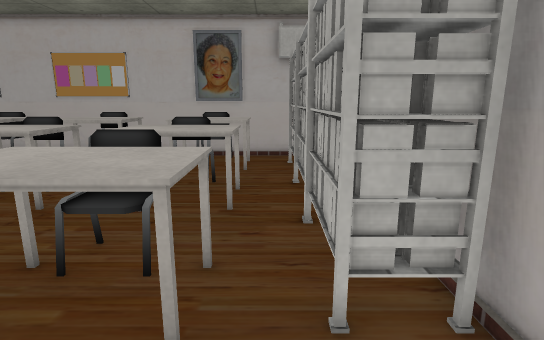
View 1 (above)

21 first-person views from a walk through a 3-D level made in the Unity game engine. The camera is 1.5 m above the floor, tilts 12° down and sees 80° across. The floor is counted in squares, 0.5 m on a side. Each view is taken from the middle of a square. On the plan, view 1 faces up. The plan holds only what a view shows up to about 20 squares ahead; the rest is blank. The player is left out. Door leaves are left out, so doorways stand open. Some surface patterns are stand-ins.

View 2
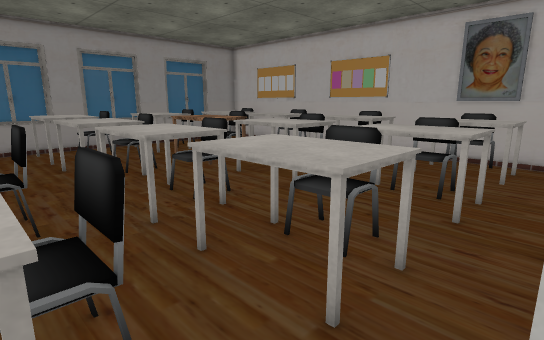

View 3
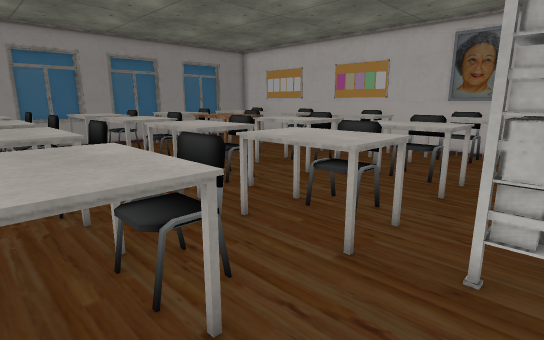

View 4
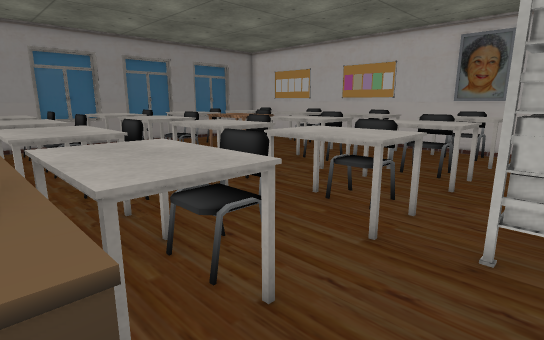

View 5
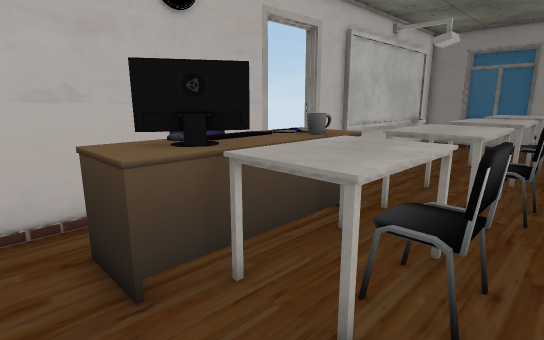

View 6
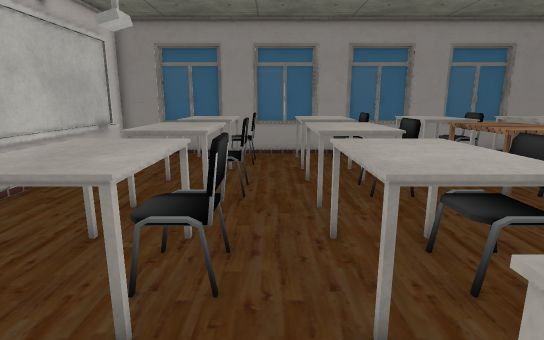

View 7
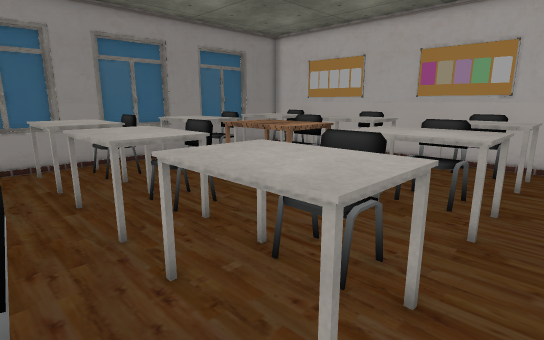

View 8
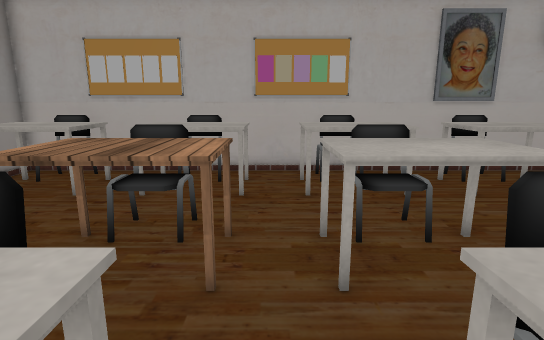

View 9
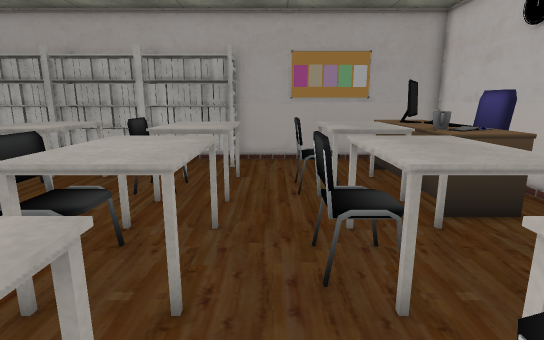

View 10
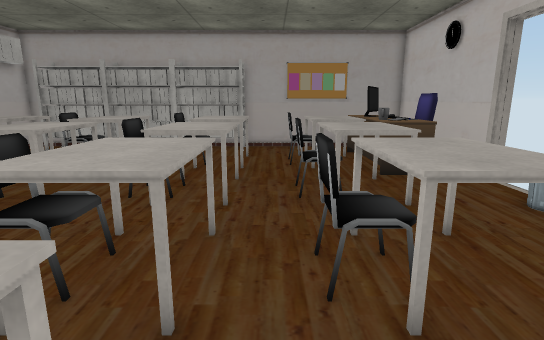

View 11
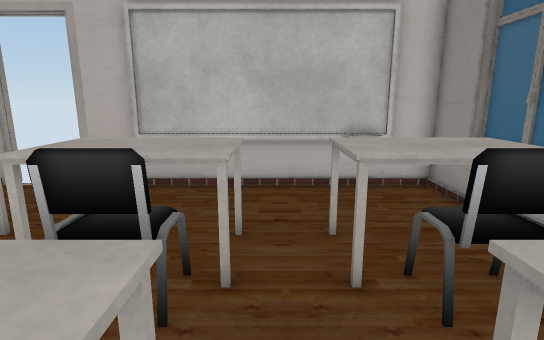

View 12
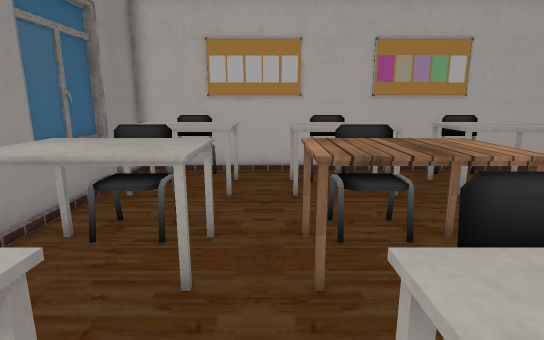

View 13
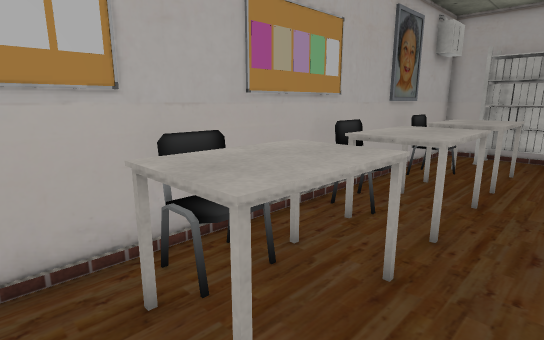

View 14
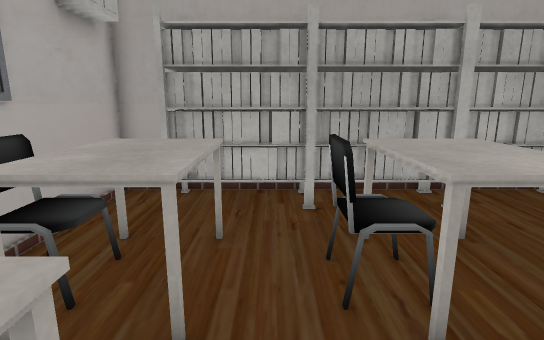

View 15
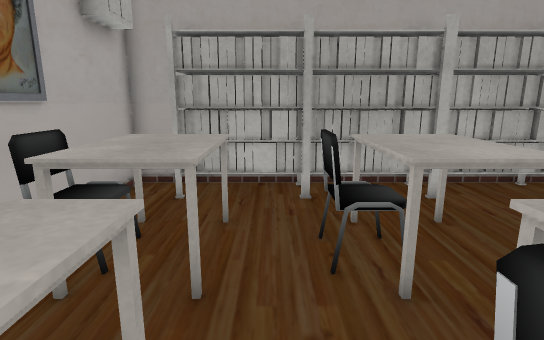

View 16
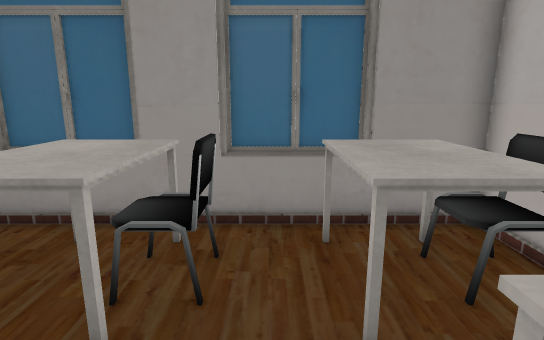

View 17
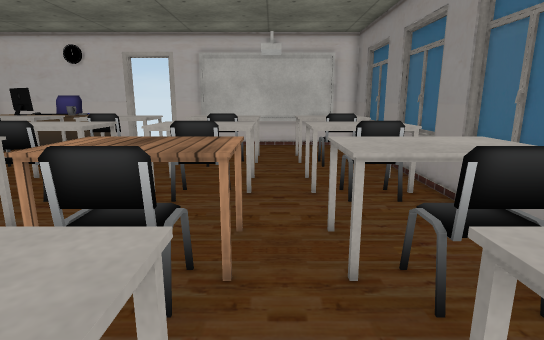

View 18
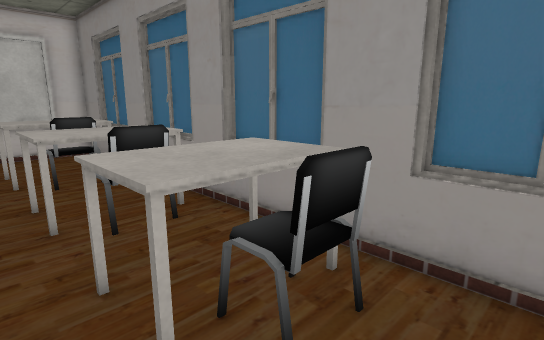

View 19
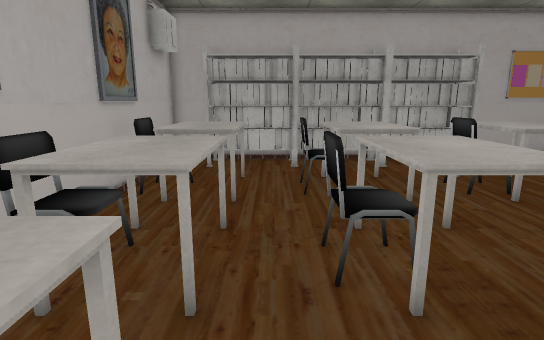

View 20
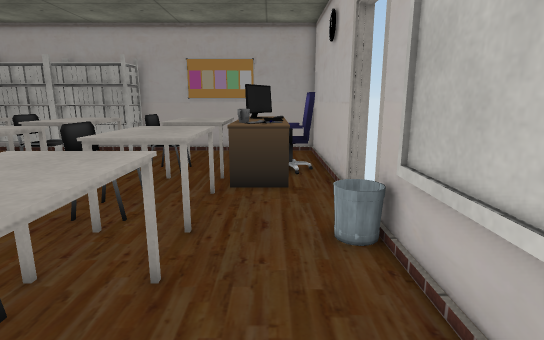

View 21
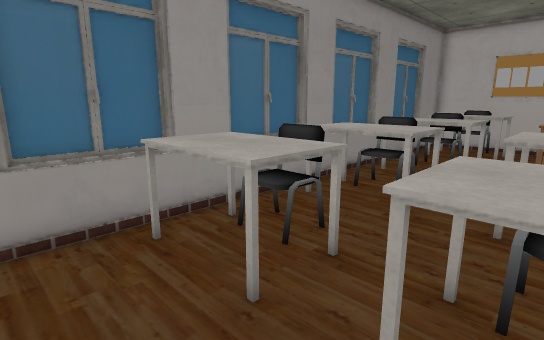

### Floor plan
Points are (right, up) in squares from view 1. A wall is a line through its corners. A room is listed if a view was taken in it or the views show most of it. See-through windows are left out.
Room 1 (views 1, 2, 3, 4, 5, 6, 7, 8, 9, 10, 11, 12, 13, 14, 15, 16, 17, 18, 19, 20, 21)
walls: (-11.4, 18.1) (-15.6, 18.1); (-6.4, -6.6) (3, -6.6) (3, -2.4); (-22, 4.5) (-22, 1.1); (3, 0.4) (3, 18.1) (-8.6, 18.1); (-22, 9.7) (-22, 6.4); (-22, -0.9) (-22, -4.4); (-18.4, 18.1) (-21.7, 18.1) (-21.7, -6.6) (-9.1, -6.6); (-22, 15.2) (-22, 11.9); (-20.2, -6.4) (-11.4, -6.4)
low walls: (-19.8, -5.8) (-18.6, -5.8)
ways out: open door at (-8, -7)
objects: other object (-21, -2) to (-17, 1); other object (-21, 3) to (-17, 7); other object (-21, 9) to (-17, 12); other object (-21, 14) to (-17, 17); other object (-15, -2) to (-12, 1); other object (-15, 3) to (-12, 7); table (-15, 9) to (-12, 11); chair (-15, 11) to (-13, 12); other object (-15, 14) to (-12, 17); bin (-11, -6) to (-10, -5); other object (-10, -2) to (-6, 1); other object (-10, 3) to (-6, 7); other object (-10, 9) to (-6, 12); other object (-10, 14) to (-6, 17); desk (-6, -5) to (0, -2); other object (-5, -1) to (-1, 1); other object (-5, 3) to (-1, 7); other object (-5, 9) to (-1, 12); other object (-5, 14) to (-1, 17); chair (-4, -6) to (-2, -5); other object (-4, -4) to (-3, -4); monitor (-2, -4) to (-1, -3); rack (1, 4) to (2, 7); rack (1, 8) to (2, 11); rack (1, 12) to (2, 16)

Positions as (right, up) in squares from view 1, and headings:
1: (0, 0), facing up
2: (1, 0), facing up-left
3: (2, -2), facing up-left
4: (2, -3), facing up-left
5: (2, 2), facing down-left
6: (-3, 2), facing left
7: (-5, 1), facing up-left
8: (-11, 4), facing up
9: (-14, 2), facing right
10: (-19, 2), facing right
11: (-16, 5), facing down
12: (-16, 4), facing up
13: (-17, 12), facing up-right
14: (-8, 13), facing right
15: (-9, 13), facing right
16: (-14, 13), facing left
17: (-16, 16), facing down
18: (-16, 14), facing down-left
19: (-14, 13), facing right
20: (-17, -4), facing right
21: (-14, -5), facing up-left
